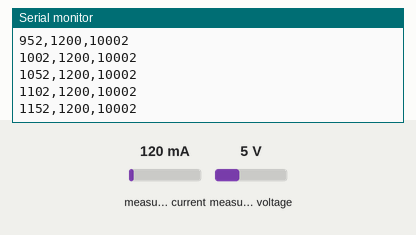
A sketch run on a simulated Arduino Uno, built with avr-gcc and run on an emulated ATmega328P. On the bench: the last lines printed to the serial monitor. Wiring (inferred from the names in the program): INA219 current sensor at I2C address 0x40. The test bench sets the inputs (shaded band); at power-on: measured current 120 mA, measured voltage 5 V.

Above: at 1.2 s.
1.3 s: measured current set to 40 mA
At 1.32 s:
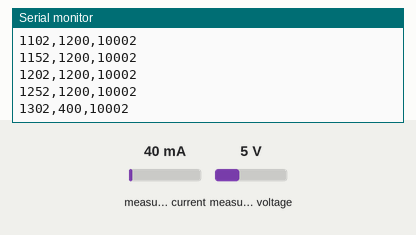
2.8 s: measured voltage set to 0.3 V
At 2.82 s:
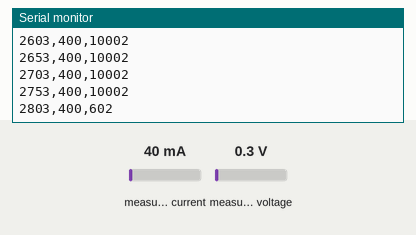
4.3 s: measured current set to 500 mA
At 4.32 s:
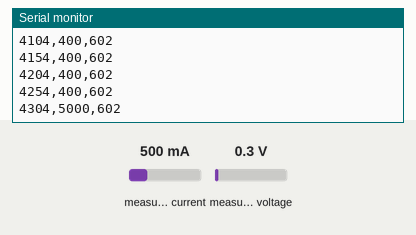
Timing chart, 0 to 7.3 s (numbered marks = the images above; inputs shaded):
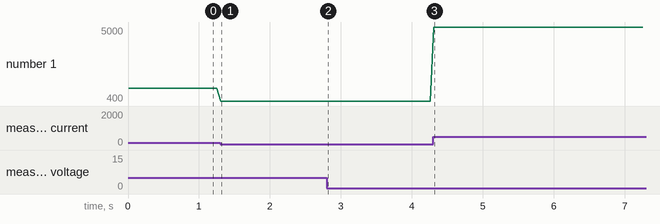

The sketch:

power-logger.ino
```cpp
// Power logger for the CSC-R1 bench quests: one INA226 breakout, read by a
// second board (any XIAO or Arduino with I2C), printed as CSV over USB serial.
//
// Wiring: INA226 VCC to 3.3 V, GND to GND, SDA/SCL to the board's I2C pins.
// The radio under test is powered THROUGH the INA226's shunt (IN+ from the
// supply, IN- to the radio). Address 0x40 is A0 and A1 tied to GND.
//
// Output, one line about every 50 ms:  t_ms,shunt_raw,bus_raw
//   shunt_raw is signed, 2.5 uV per count; bus_raw is 1.25 mV per count.
// csc-power-log turns these into mA, V and mW using your shunt's value
// (most breakouts use 0.1 ohm: up to about 0.8 A).
//
// Register values are from TI's INA226 datasheet.

#include <Wire.h>

const uint8_t INA = 0x40;
const uint32_t PERIOD_MS = 50;

// Config: averaging 16, bus and shunt conversion 1.1 ms each, continuous.
// About 35 ms per averaged reading. Short radio bursts are averaged, not seen.
const uint16_t CONFIG = 0x4527;

bool writeReg(uint8_t reg, uint16_t v) {
  Wire.beginTransmission(INA);
  Wire.write(reg);
  Wire.write(v >> 8);
  Wire.write(v & 0xFF);
  return Wire.endTransmission() == 0;
}

bool readReg(uint8_t reg, uint16_t &v) {
  Wire.beginTransmission(INA);
  Wire.write(reg);
  if (Wire.endTransmission(false) != 0) return false;
  if (Wire.requestFrom(INA, (uint8_t)2) != 2) return false;
  v = (uint16_t)Wire.read() << 8;
  v |= Wire.read();
  return true;
}

void setup() {
  Serial.begin(115200);
  while (!Serial && millis() < 3000) {}
  Wire.begin();
  uint16_t id = 0;
  if (!readReg(0xFE, id) || id != 0x5449) {  // manufacturer ID "TI"
    Serial.println("# INA226 not found at 0x40: check wiring and address pins");
  }
  writeReg(0x00, CONFIG);
  Serial.println("# t_ms,shunt_raw,bus_raw");
}

void loop() {
  static uint32_t next = 0;
  uint32_t now = millis();
  if ((int32_t)(now - next) < 0) return;
  next = now + PERIOD_MS;
  uint16_t sh, bus;
  if (readReg(0x01, sh) && readReg(0x02, bus)) {
    Serial.print(now);
    Serial.print(',');
    Serial.print((int16_t)sh);
    Serial.print(',');
    Serial.println(bus);
  } else {
    Serial.println("# read failed");
  }
}
```

Measured:
- after the input at 1.3 s, the serial monitor: prints a new line at once (image 1)
- plotted number 1: 1200 → 400 after the input at 1.3 s
